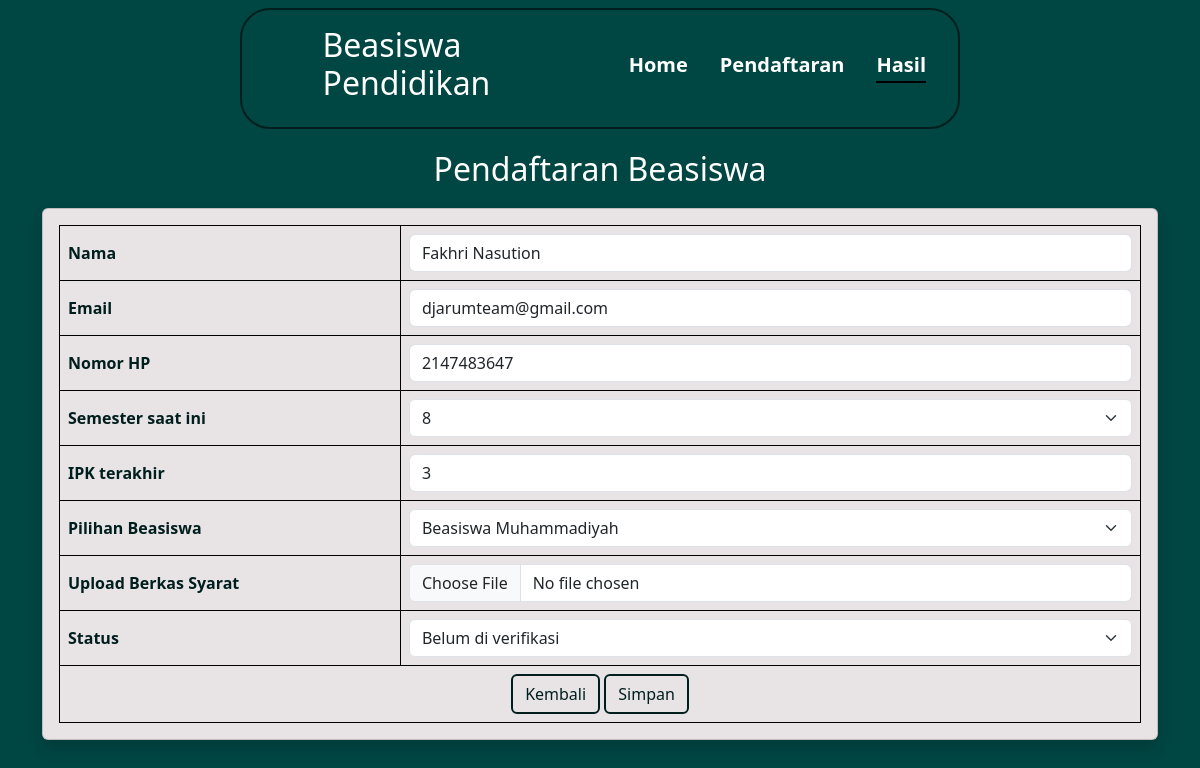
/edit.php?id=14, run on the app's committed database.
### tables this page shows
CREATE TABLE `pendaftaran` (
  `id` int(11) NOT NULL,
  `nama` varchar(300) NOT NULL,
  `email` varchar(300) NOT NULL,
  `nohp` int(11) NOT NULL,
  `semester` set('1','2','3','4','5','6','7','8') NOT NULL,
  `ipk` varchar(100) NOT NULL,
  `pilihan` set('Beasiswa Akademik','Beasiswa Non Akademik','Beasiswa Bidikmisi','Beasiswa Muhammadiyah') NOT NULL,
  `berkas` blob NOT NULL,
  `status` set('Belum di verifikasi','Verifikasi') NOT NULL
);

### config.php (called while the page is built, shortened)
<?php
function koneksi()
{
	$conn = mysqli_connect("localhost", "root", "", "beasiswa") or die("koneksi gagal");
	return $conn;
}
function query($query)
{
	$conn = koneksi();
	$result = mysqli_query($conn, $query);
	$rows = array();
	while ($row = mysqli_fetch_assoc($result)) {
		$rows[] = $row;
	}
	return $rows;
}
?>

### edit.php (the view, shortened to what this page needs)
<?php
include "config.php";
$id = $_GET["id"];
$pendaftaran = query("SELECT * FROM pendaftaran WHERE id = $id");
?>
<!DOCTYPE html>
<html lang="en">
<head>
    <link href="https://cdn.jsdelivr.net/npm/bootstrap@5.3.0/dist/css/bootstrap.min.css" rel="stylesheet">
    <link rel="stylesheet" href="https://cdnjs.cloudflare.com/ajax/libs/font-awesome/4.7.0/css/font-awesome.min.css">
</head>
<body>
    <nav>
        <div>
            <h2>Beasiswa Pendidikan</h2>
        </div>
        <ul class="navbar-links" id="menu-links">
            <li><a href="index.php #home">Home</a></li>
            <li><a href="daftar.php">Pendaftaran</a></li>
            <li><a href="hasil.php"  class="active">Hasil</a></li>
        </ul>
    </nav>
    <div class="container">
        <h2 id="title">Pendaftaran Beasiswa</h2>
        <div class="card shadow">
            <div class="card-body">
                <?php foreach($pendaftaran as $p) : ?>
                <form action="" method="post" enctype="multipart/form-data">
                    <table>
                        <tr>
                            <th>Nama</th>
                            <td>
                                <input value="<?php echo $p["nama"]; ?>" type="text" name="nama" class="form-control" placeholder="Masukkan Nama">
                            </td>
                        </tr>
                        <tr>
                            <th>Email</th>
                            <td>
                                <input value="<?php echo $p["email"]; ?>" type="email" name="email" class="form-control" placeholder="Masukkan Email">
                            </td>
                        </tr>
                        <tr>
                            <th>Nomor HP</th>
                            <td>
                                <input value="<?php echo $p["nohp"]; ?>" type="number" name="nohp" class="form-control" placeholder="Masukkan Nomor HP">
                            </td>
                        </tr>
                        <tr>
                            <th>Semester saat ini</th>
                            <td>
                                <select name="semester" id="" class="form-select">
                                    <option selected value="<?php echo $p["semester"]; ?>"><?php echo $p["semester"]; ?></option>
                                </select>
                            </td>
                        </tr>
                        <tr>
                            <th>IPK terakhir</th>
                            <td>
                                <input value="<?php echo $p["ipk"]; ?>" type="text" name="ipk" id="ipk_terakhir" class="form-control" readonly>
                            </td>
                        </tr>
                        <tr>
                            <th>Pilihan Beasiswa</th>
                            <td>
                                <select name="pilihan" id="" class="form-select">
                                    <option selected value="<?php echo $p["pilihan"]; ?>"><?php echo $p["pilihan"]; ?></option>
                                </select>
                            </td>
                        </tr>
                        <tr>
                            <th>Upload Berkas Syarat</th>
                            <td>
                                <input value="<?php echo $p["ipk"]; ?>" type="file" name="berkas" class="form-control">
                            </td>
                        </tr>
                        <tr>
                            <th>Status</th>
                            <td>
                                <select name="status" id="" class="form-select">
                                    <option selected value="<?php echo $p["status"]; ?>"><?php echo $p["status"]; ?></option>
                                </select>
                            </td>
                        </tr>
                        <tr>
                            <td colspan="2" style="text-align: center;">
                                <a href="hasil.php" class="btn">Kembali</a>
                                <button type="submit" name="ubah" class="btn">Simpan</button>
                            </td>
                        </tr>
                    </table>
                </form>
                <?php endforeach; ?>
            </div>
        </div>
    </div>
</body>
</html>

### edit.php (style rules this page uses)
html body { background-color: #004643; }
#title { color: #fffffe; display: flex; justify-content: center; margin-top: 150px; }
nav { background-color: #004643; display: flex; padding: 1rem 2rem; justify-content: space-between; position: fixed; top: 1%; left: 20%; right: 20%; border-radius: 30px; z-index: 2; border: 2px solid #001e1d; }
nav ul { display: flex; align-items: center; gap: 2rem; list-style: none; margin-top: 10px; }
nav ul li a { text-decoration: none; color: #fffffe; font-weight: 600; padding: 3px 0; transition: all; transition-duration: 300ms; font-size: 20px; }
nav ul li a.active { border-bottom: 2px solid black; }
nav div h2 { display: flex; align-items: center; gap: 5px; color: #fffffe; }
.card { z-index: 1; margin-top: 20px; background-color: #e8e4e6; }
table { border-collapse: collapse; display: flex; justify-content: center; color: #004643; }
th, td { border: 1px solid black; padding: 8px; text-align: left; width: 900px; color: #004643; }
table tr th { color: #001e1d; width: 400px; }
td input { color: #001e1d; }
td input::placeholder { color: #001e1d; }
tr td .btn { background-color: #e8e4e6; color: #001e1d; border: 2px solid #001e1d; }

### data on the page
pendaftaran: nama "Fakhri Nasution", email "djarumteam@gmail.com", nohp "2147483647", semester "8", ipk "3", pilihan "Beasiswa Muhammadiyah", status "Belum di verifikasi"
